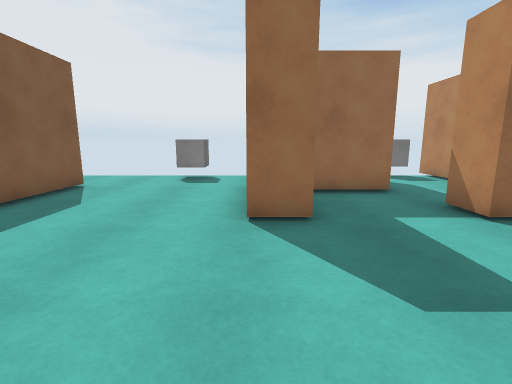
View 1 (above)

16 first-person views from a walk through a 3-D level made in the Unity game engine. The camera is 1.3 m above the floor, tilts 10° down and sees 85° across. The floor is counted in squares, 1 m on a side. Each view is taken from the middle of a square. On the plan, view 1 faces up. The plan holds only what a view shows up to about 13 squares ahead; the rest is blank. The place goes on beyond the plan. The player is left out. Surface patterns are stand-ins for the level's own textures.

View 2
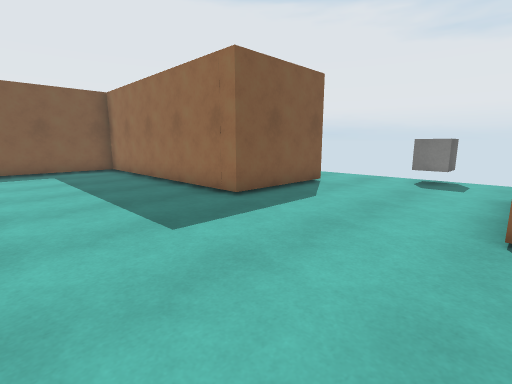

View 3
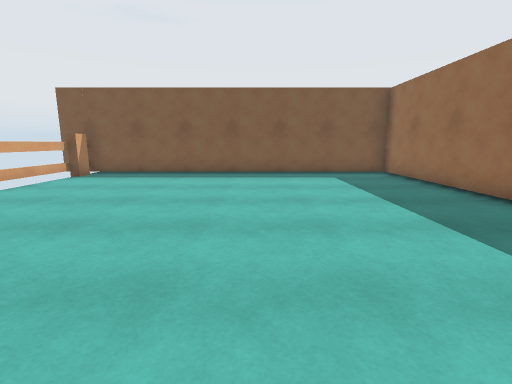

View 4
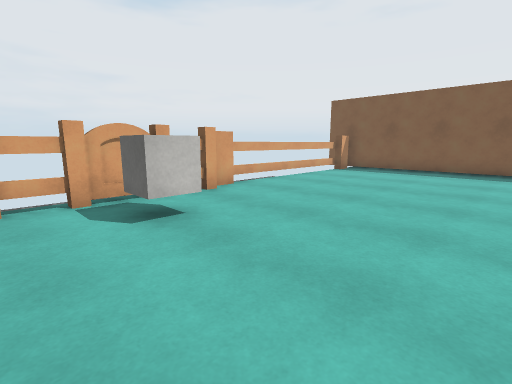

View 5
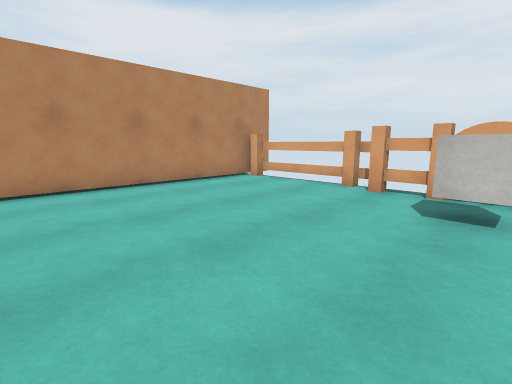

View 6
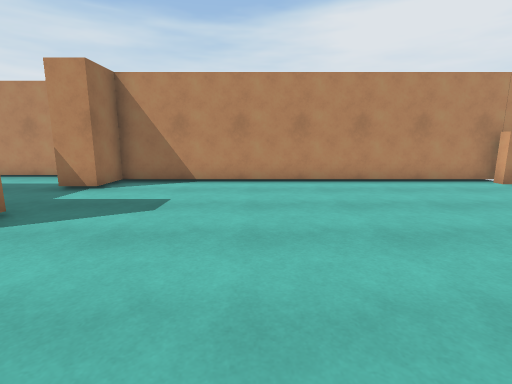

View 7
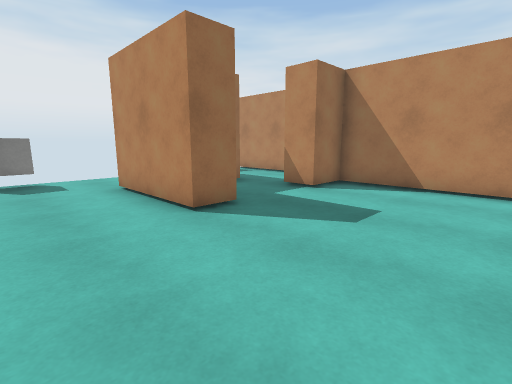

View 8
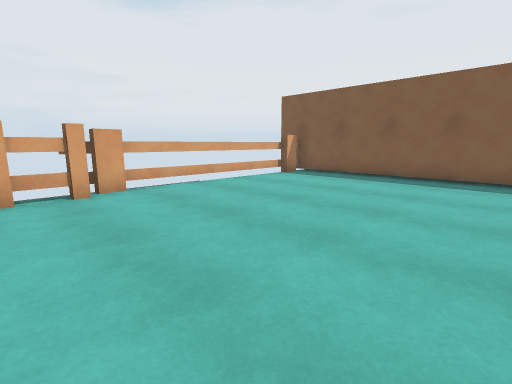

View 9
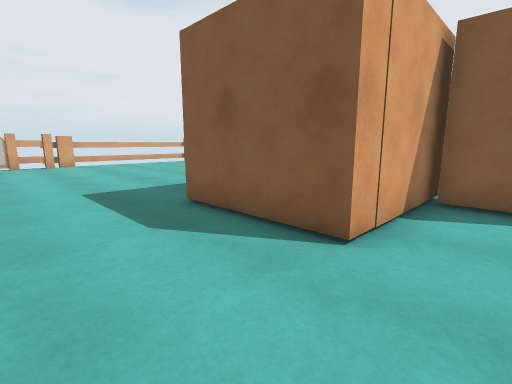

View 10
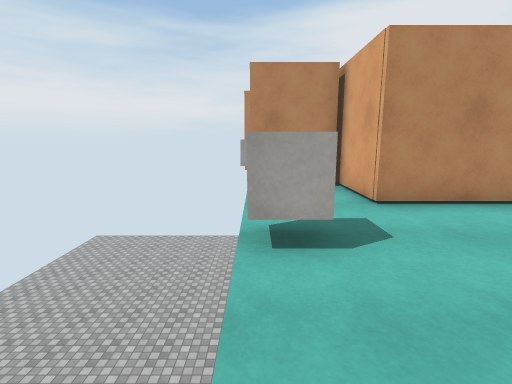

View 11
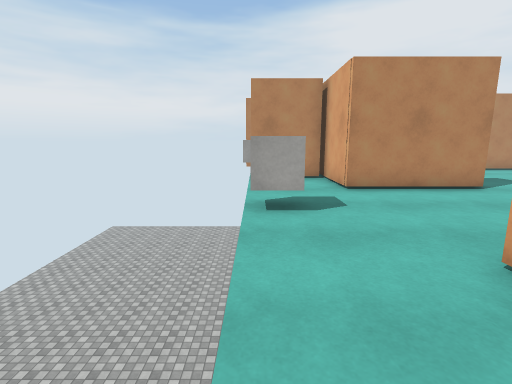

View 12
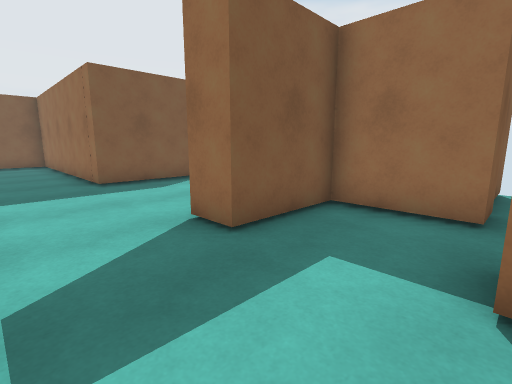

View 13
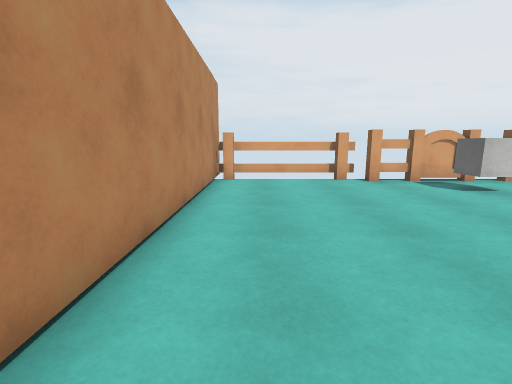

View 14
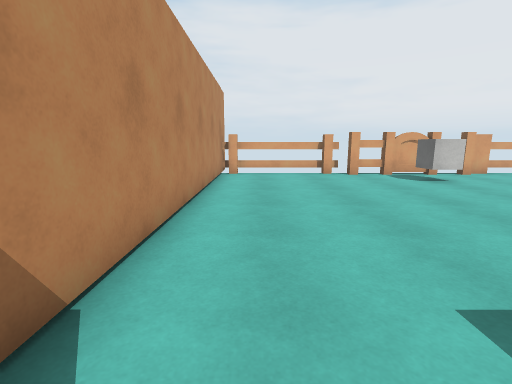

View 15
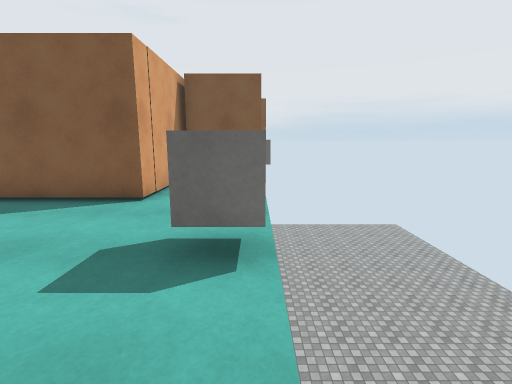

View 16
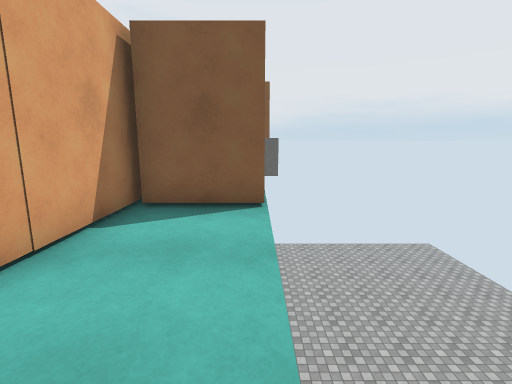

### Floor plan
Key: @ floor where view 1 was taken; # wall or solid block; x gap in a wall; . floor; v drop or lower ground; C cube; R rock; T thing the floor can be seen under or through; O other object.
Columns run from 16 left of view 1 to 7 right of it. Each row starts with its distance up from view 1.
 12  vvvvvvvvvvv  vvvvvvvvv
 11   R  C #......C...##vCCR
 10        #......... ##.. R
  9        R..........###. R
  8       ####R#....R###R. R
  7            #....###TT.
  6            #....##..T
  5   ##########....R#..R##
  4   #...................#
  3   #...................#
  2   #...................#
  1   #...................#
  0   #.............@.....#
 -1   #...................#
 -2   #...................#
 -3   #...................#
 -4   #...................#
 -5   #...................#
 -6   #...........C.......#
 -7   #...................#
 -8   #x###   xxOOOOOOOOOO#
 -9 RRR                  ##

Positions as (right, up) in squares from view 1, and headings:
1: (0, 0), facing up
2: (0, 0), facing up-left
3: (-2, -1), facing left
4: (0, -1), facing down-left
5: (-3, 0), facing down-right
6: (-4, 0), facing right
7: (-3, 0), facing up-right
8: (-3, 0), facing down-left
9: (-2, 10), facing down-left
10: (-6, 11), facing right
11: (-8, 11), facing right
12: (4, 2), facing up-left
13: (4, 2), facing down
14: (4, 4), facing down
15: (1, 11), facing left
16: (-3, 11), facing left
